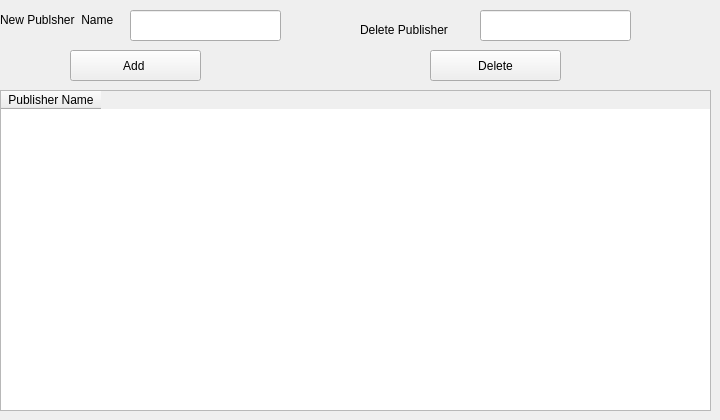
      <widget class="QWidget" name="tab_9">
       <attribute name="title">
        <string>Publisher</string>
       </attribute>
       <widget class="QLineEdit" name="lineEdit_34">
        <property name="geometry">
         <rect>
          <x>130</x>
          <y>10</y>
          <width>151</width>
          <height>31</height>
         </rect>
        </property>
       </widget>
       <widget class="QLabel" name="label_37">
        <property name="geometry">
         <rect>
          <x>0</x>
          <y>10</y>
          <width>121</width>
          <height>20</height>
         </rect>
        </property>
        <property name="text">
         <string>New Publsher  Name</string>
        </property>
       </widget>
       <widget class="QPushButton" name="pushButton_21">
        <property name="geometry">
         <rect>
          <x>70</x>
          <y>50</y>
          <width>131</width>
          <height>31</height>
         </rect>
        </property>
        <property name="text">
         <string>Add </string>
        </property>
       </widget>
       <widget class="QTableWidget" name="tableWidget_5">
        <property name="geometry">
         <rect>
          <x>0</x>
          <y>90</y>
          <width>711</width>
          <height>321</height>
         </rect>
        </property>
        <column>
         <property name="text">
          <string>Publisher Name</string>
         </property>
        </column>
       </widget>
       <widget class="QLabel" name="label_39">
        <property name="geometry">
         <rect>
          <x>360</x>
          <y>20</y>
          <width>121</width>
          <height>20</height>
         </rect>
        </property>
        <property name="text">
         <string>Delete Publisher</string>
        </property>
       </widget>
       <widget class="QLineEdit" name="lineEdit_39">
        <property name="geometry">
         <rect>
          <x>480</x>
          <y>10</y>
          <width>151</width>
          <height>31</height>
         </rect>
        </property>
       </widget>
       <widget class="QPushButton" name="pushButton_23">
        <property name="geometry">
         <rect>
          <x>430</x>
          <y>50</y>
          <width>131</width>
          <height>31</height>
         </rect>
        </property>
        <property name="text">
         <string>Delete</string>
        </property>
       </widget>
      </widget>
